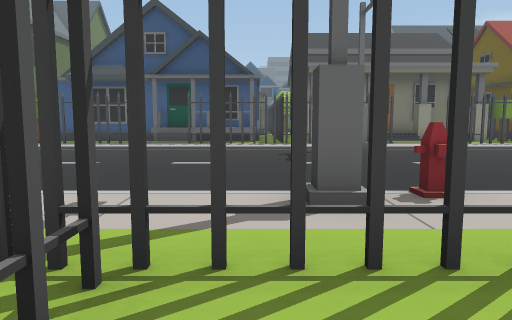
[1] (above)

20 first-person views from a walk through a 3-D level made in the Unity game engine. The camera is 1.5 m above the floor, tilts 6° down and sees 70° across. The floor is counted in squares, 2 m on a side. Each view is taken from the middle of a square. On the plan, view 1 faces up. The plan holds only what a view shows up to about 11 squares ahead; the rest is blank. The place goes on beyond the plan.

[2]
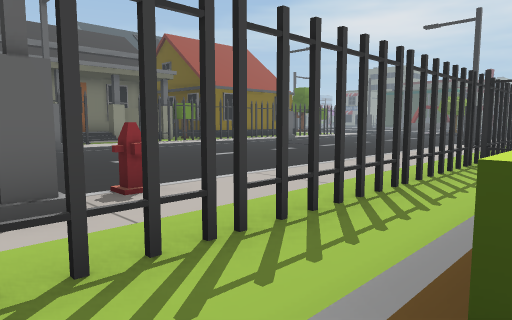

[3]
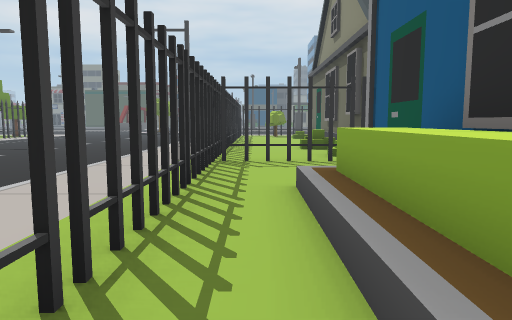

[4]
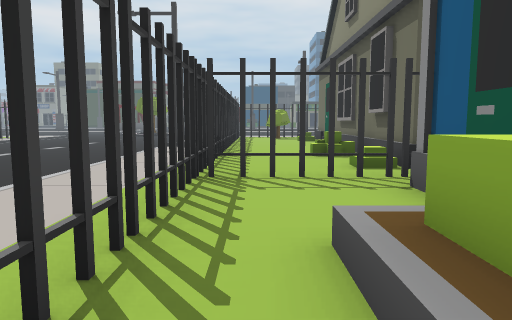

[5]
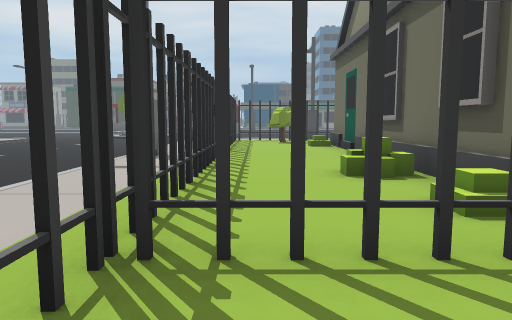

[6]
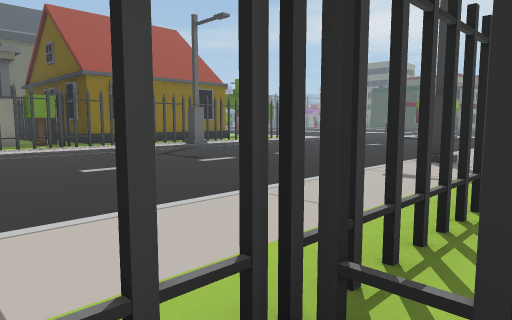

[7]
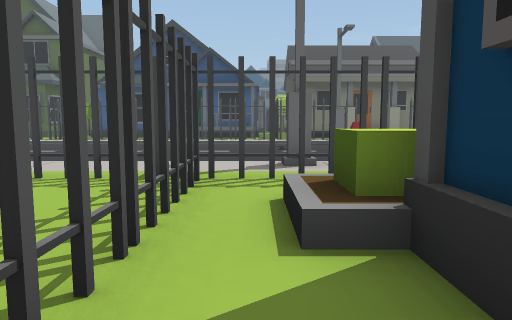

[8]
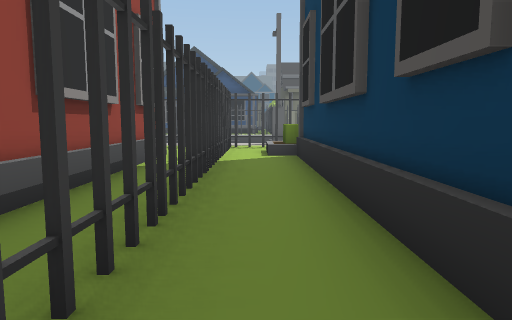

[9]
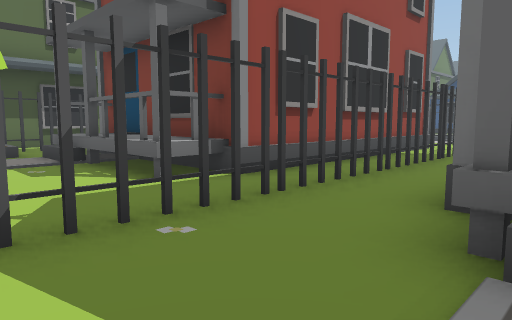

[10]
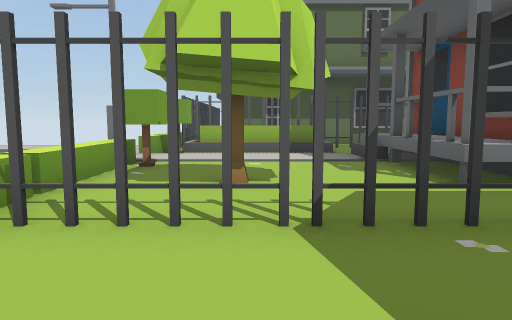

[11]
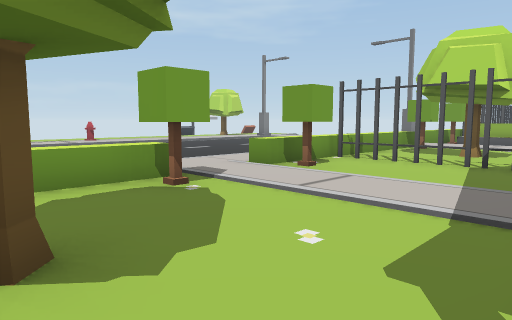

[12]
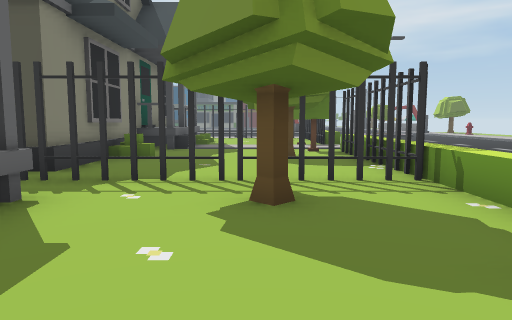

[13]
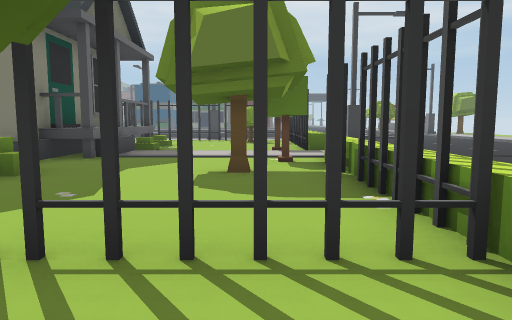

[14]
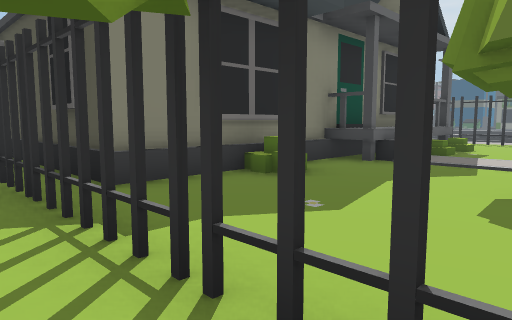

[15]
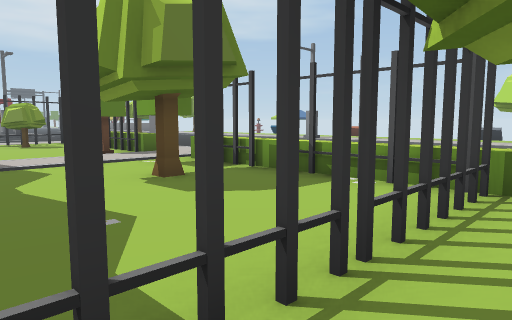

[16]
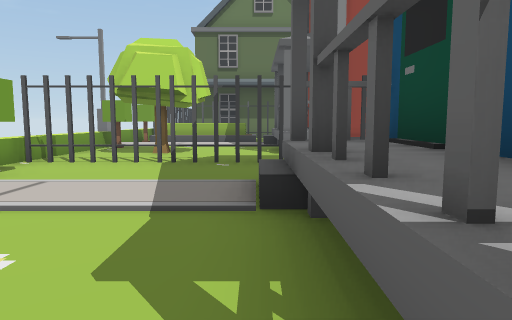

[17]
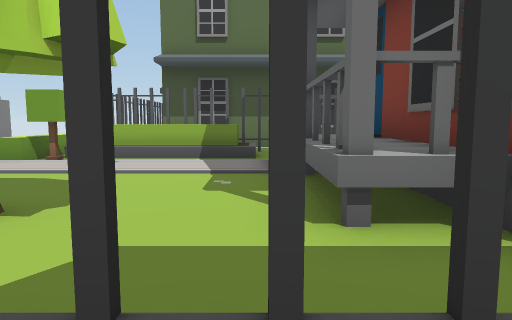

[18]
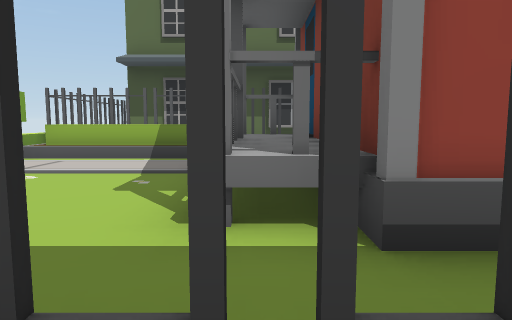

[19]
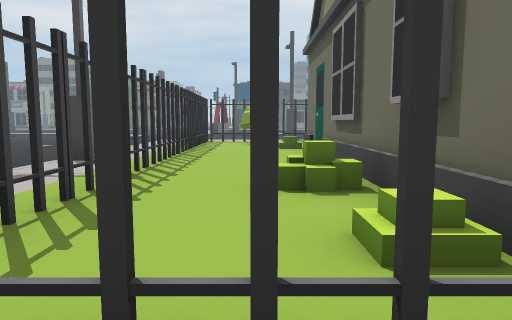

[20]
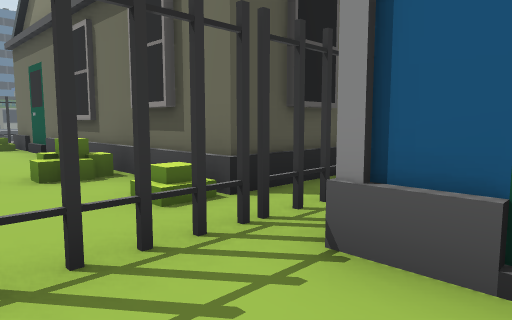

### Floor plan
Key: @ floor where view 1 was taken; # wall or solid block; x gap in a wall; . main floor; - floor 0.25 m lower than the main floor; : floor 1 m higher than the main floor; / step, stairs or slope; = window, fence, low wall or low ledge; ^ raised ledge; H hydrant; T thing the floor can be seen under or through; B bush; R tree; O other object.
Columns run from 11 left of view 1 to 19 right of it. Each row starts with its distance up from view 1.
 14                    ##
 13                    ###
 12                    ...
 11       /////// #/  ////
 10       ------- -- --------
  9       ------- -----------
  8      -----------------------
  7      ------------------------
  6       -----------------------
  5       -----------------------
  4        //////H//////////////
  3        ...../.........../...
  2         #######.##.#xx####x##
  1           #.......T..........
  0           #@OOOO..T..........
 -1           #.######T/.B.....=
 -2           #.#     T##########
 -3           #.#      #
 -4           #.#      #
 -5           #.#      #
 -6           #.#      #
 -7          ##.#      #
 -8 # # #######.####  ##
 -9 #.###:===.#..^^^^^T###B#^^^^^
-10 #.#O=.....#..^^...T.....^^B#..
-11 # #O......#.......T...........
-12 # #O....R.x......R...........R
-13   #O......#.......T..R.......RR
-14 ##O R.RO..O.R.RO..T...OR..R

Where each view was taken, in squares from view 1:
view 1: 0 up, 0 right, facing up
view 2: 0 up, 0 right, facing up-right
view 3: 1 up, 0 right, facing right
view 4: 1 up, 2 right, facing right
view 5: 1 up, 5 right, facing right
view 6: 1 up, 6 right, facing up-right
view 7: 3 down, 0 right, facing up
view 8: 9 down, 0 right, facing up
view 9: 12 down, 2 right, facing up-left
view 10: 12 down, 2 right, facing left
view 11: 10 down, 6 right, facing down-left
view 12: 12 down, 2 right, facing right
view 13: 13 down, 5 right, facing right
view 14: 13 down, 6 right, facing up-right
view 15: 10 down, 6 right, facing down-right
view 16: 10 down, 6 right, facing left
view 17: 10 down, 0 right, facing left
view 18: 9 down, 0 right, facing left
view 19: 0 up, 6 right, facing right
view 20: 1 up, 5 right, facing down-right
